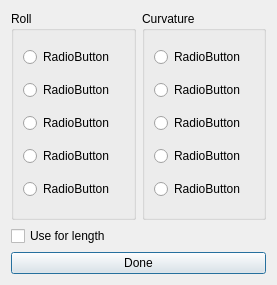
<?xml version="1.0" encoding="UTF-8"?>
<ui version="4.0">
 <class>krillDlg</class>
 <widget class="QDialog" name="krillDlg">
  <property name="geometry">
   <rect>
    <x>0</x>
    <y>0</y>
    <width>277</width>
    <height>285</height>
   </rect>
  </property>
  <property name="windowTitle">
   <string>Dialog</string>
  </property>
  <layout class="QVBoxLayout" name="verticalLayout">
   <item>
    <layout class="QHBoxLayout" name="horizontalLayout">
     <item>
      <widget class="QGroupBox" name="groupBox">
       <property name="title">
        <string>Roll</string>
       </property>
       <layout class="QVBoxLayout" name="verticalLayout_2">
        <item>
         <widget class="QRadioButton" name="radioButton1_1">
          <property name="text">
           <string>RadioButton</string>
          </property>
         </widget>
        </item>
        <item>
         <widget class="QRadioButton" name="radioButton1_2">
          <property name="text">
           <string>RadioButton</string>
          </property>
         </widget>
        </item>
        <item>
         <widget class="QRadioButton" name="radioButton1_3">
          <property name="text">
           <string>RadioButton</string>
          </property>
         </widget>
        </item>
        <item>
         <widget class="QRadioButton" name="radioButton1_4">
          <property name="text">
           <string>RadioButton</string>
          </property>
         </widget>
        </item>
        <item>
         <widget class="QRadioButton" name="radioButton1_5">
          <property name="text">
           <string>RadioButton</string>
          </property>
         </widget>
        </item>
       </layout>
      </widget>
     </item>
     <item>
      <widget class="QGroupBox" name="groupBox2_4">
       <property name="title">
        <string>Curvature</string>
       </property>
       <layout class="QVBoxLayout" name="verticalLayout_3">
        <item>
         <widget class="QRadioButton" name="radioButton2_1">
          <property name="text">
           <string>RadioButton</string>
          </property>
         </widget>
        </item>
        <item>
         <widget class="QRadioButton" name="radioButton2_2">
          <property name="text">
           <string>RadioButton</string>
          </property>
         </widget>
        </item>
        <item>
         <widget class="QRadioButton" name="radioButton2_3">
          <property name="text">
           <string>RadioButton</string>
          </property>
         </widget>
        </item>
        <item>
         <widget class="QRadioButton" name="radioButton2_4">
          <property name="text">
           <string>RadioButton</string>
          </property>
         </widget>
        </item>
        <item>
         <widget class="QRadioButton" name="radioButton2_5">
          <property name="text">
           <string>RadioButton</string>
          </property>
         </widget>
        </item>
       </layout>
      </widget>
     </item>
    </layout>
   </item>
   <item>
    <widget class="QCheckBox" name="checkBox">
     <property name="text">
      <string>Use for length</string>
     </property>
    </widget>
   </item>
   <item>
    <widget class="QPushButton" name="pushButton">
     <property name="text">
      <string>Done</string>
     </property>
    </widget>
   </item>
  </layout>
 </widget>
 <resources/>
 <connections/>
</ui>
